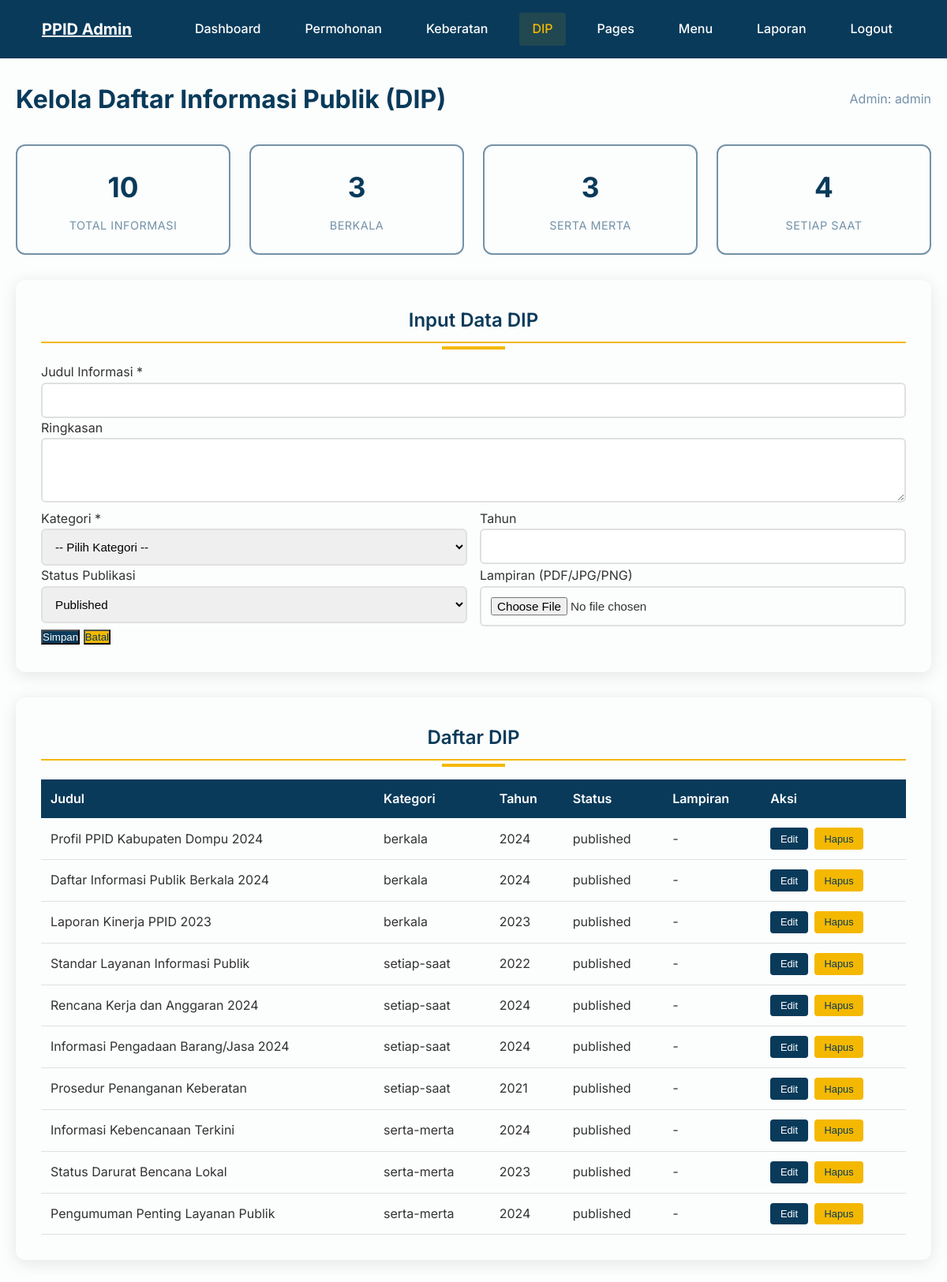
Page /admin/dip/index.php (signed in) on the committed database.
### tables this page shows
CREATE TABLE `daftar_informasi_publik` (
  `id` int(11) NOT NULL,
  `judul` varchar(255) NOT NULL,
  `ringkasan` text DEFAULT NULL,
  `kategori` enum('berkala','serta-merta','setiap-saat') NOT NULL,
  `tahun` year(4) DEFAULT NULL,
  `file_id` int(11) DEFAULT NULL,
  `status_publikasi` enum('draft','published') DEFAULT 'published',
  `created_at` timestamp NOT NULL DEFAULT current_timestamp(),
  `created_by` int(11) DEFAULT NULL,
  `updated_at` timestamp NULL DEFAULT NULL ON UPDATE current_timestamp()
);

### admin/dip/index.php (the view, shortened to what this page needs)
<?php
require_once '../../includes/config.php';
$page = isset($_GET['page']) ? (int)$_GET['page'] : 1;
$limit = 10;
$offset = ($page - 1) * $limit;
$stats = [
    'total' => 0,
    'berkala' => 0,
    'serta-merta' => 0,
    'setiap-saat' => 0
];
$stmt = $conn->prepare("SELECT kategori, COUNT(*) as count FROM daftar_informasi_publik GROUP BY kategori");
$stmt->execute();
$res = $stmt->get_result();
while ($row = $res->fetch_assoc()) {
    $stats[$row['kategori']] = (int)$row['count'];
    $stats['total'] += (int)$row['count'];
}
$stmt = $conn->prepare("
    SELECT dip.*, f.nama_file, f.path
    FROM daftar_informasi_publik dip
    LEFT JOIN files f ON dip.file_id = f.id
    ORDER BY dip.created_at DESC
    LIMIT ? OFFSET ?
");
$stmt->bind_param("ii", $limit, $offset);
$stmt->execute();
$dipList = $stmt->get_result()->fetch_all(MYSQLI_ASSOC);
?>
<!DOCTYPE html>
<html lang="id">
<head>
    <link rel="stylesheet" href="../../css/style.css">
</head>
<body class="admin-body admin-dip">
   <header class="header" id="header">
        <div class="container">
            <div class="header-content">
                <div class="logo">
                    <h2><a href="../dashboard.php" style="color: #FCFDFD;">PPID Admin</a></h2>
                </div>
                <nav class="nav-menu">
                    <ul class="nav-list">
                        <li class="nav-item"><a href="../dashboard.php" class="nav-link">Dashboard</a></li>
                        <li class="nav-item"><a href="../permohonan/index.php" class="nav-link">Permohonan</a></li>
                        <li class="nav-item"><a href="../keberatan/index.php" class="nav-link">Keberatan</a></li>
                        <li class="nav-item"><a href="index.php" class="nav-link active">DIP</a></li>
                        <li class="nav-item"><a href="../pages/index.php" class="nav-link">Pages</a></li>
                        <li class="nav-item"><a href="../menus/index.php" class="nav-link">Menu</a></li>
                        <li class="nav-item"><a href="../laporan.php" class="nav-link">Laporan</a></li>
                        <li class="nav-item"><a href="../logout.php" class="nav-link">Logout</a></li>
                    </ul>
                </nav>
            </div>
        </div>
    </header>
    <main class="admin-page">
        <div class="page-header">
            <h1 class="page-title">Kelola Daftar Informasi Publik (DIP)</h1>
            <div class="admin-info">
                <span>Admin: <?php echo htmlspecialchars($_SESSION['admin_username']); ?></span>
            </div>
        </div>
        <div class="stats-grid">
            <div class="stat-card">
                <div class="stat-number"><?php echo $stats['total']; ?></div>
                <div class="stat-label">Total Informasi</div>
            </div>
            <div class="stat-card">
                <div class="stat-number"><?php echo $stats['berkala']; ?></div>
                <div class="stat-label">Berkala</div>
            </div>
            <div class="stat-card">
                <div class="stat-number"><?php echo $stats['serta-merta']; ?></div>
                <div class="stat-label">Serta Merta</div>
            </div>
            <div class="stat-card">
                <div class="stat-number"><?php echo $stats['setiap-saat']; ?></div>
                <div class="stat-label">Setiap Saat</div>
            </div>
        </div>
        <div class="section-card">
            <h2 class="section-title">Input Data DIP</h2>
            <form method="POST" action="save.php" enctype="multipart/form-data" id="dipForm">
                <div class="form-group">
                    <label for="judul">Judul Informasi *</label>
                    <input type="text" id="judul" name="judul" class="form-control" required>
                </div>
                <div class="form-group">
                    <label for="ringkasan">Ringkasan</label>
                    <textarea id="ringkasan" name="ringkasan" class="form-control" rows="3"></textarea>
                </div>
                <div class="form-row">
                    <div class="form-group">
                        <label for="kategori">Kategori *</label>
                        <select id="kategori" name="kategori" class="form-control" required>
                            <option value="">-- Pilih Kategori --</option>
                        </select>
                    </div>
                    <div class="form-group">
                        <label for="tahun">Tahun</label>
                        <input type="number" id="tahun" name="tahun" class="form-control" min="2000" max="2100">
                    </div>
                </div>
                <div class="form-row">
                    <div class="form-group">
                        <label for="status_publikasi">Status Publikasi</label>
                        <select id="status_publikasi" name="status_publikasi" class="form-control">
                            <option value="published">Published</option>
                        </select>
                    </div>
                    <div class="form-group">
                        <label for="lampiran">Lampiran (PDF/JPG/PNG)</label>
                        <input type="file" id="lampiran" name="lampiran" class="form-control" accept=".pdf,.jpg,.jpeg,.png">
                    </div>
                </div>
                <div class="form-actions">
                    <button type="submit" class="btn-primary">Simpan</button>
                    <button type="button" class="btn-secondary" id="dipResetBtn">Batal</button>
                </div>
            </form>
        </div>
        <div class="section-card">
            <h2 class="section-title">Daftar DIP</h2>
            <div class="table-container">
                <table class="stats-table">
                    <thead>
                        <tr>
                            <th>Judul</th>
                            <th>Kategori</th>
                            <th>Tahun</th>
                            <th>Status</th>
                            <th>Lampiran</th>
                            <th>Aksi</th>
                        </tr>
                    </thead>
                    <tbody>
                        <?php if (!empty($dipList)): ?>
                            <?php foreach ($dipList as $dip): ?>
                                <tr>
                                    <td><?php echo htmlspecialchars($dip['judul']); ?></td>
                                    <td><?php echo htmlspecialchars($dip['kategori']); ?></td>
                                    <td><?php echo htmlspecialchars($dip['tahun'] ?? '-'); ?></td>
                                    <td><?php echo htmlspecialchars($dip['status_publikasi']); ?></td>
                                    <td>
                                        <?php if (!empty($dip['path'])): ?>
                                            <a href="<?php echo htmlspecialchars(buildUrl($dip['path'])); ?>" target="_blank" rel="noopener noreferrer">Lihat</a>
                                        <?php else: ?>
                                            <em>-</em>
                                        <?php endif; ?>
                                    </td>
                                    <td>
                                        <div class="action-buttons">
                                            <button
                                                type="button"
                                                class="btn-small btn-detail js-edit-dip"
                                                data-id="<?php echo (int)$dip['id']; ?>"
                                                data-judul="<?php echo htmlspecialchars($dip['judul'], ENT_QUOTES, 'UTF-8'); ?>"
                                                data-ringkasan="<?php echo htmlspecialchars($dip['ringkasan'] ?? '', ENT_QUOTES, 'UTF-8'); ?>"
                                                data-kategori="<?php echo htmlspecialchars($dip['kategori'], ENT_QUOTES, 'UTF-8'); ?>"
                                                data-tahun="<?php echo htmlspecialchars($dip['tahun'] ?? '', ENT_QUOTES, 'UTF-8'); ?>"
                                                data-status="<?php echo htmlspecialchars($dip['status_publikasi'], ENT_QUOTES, 'UTF-8'); ?>"
                                                data-file-id="<?php echo htmlspecialchars($dip['file_id'] ?? '', ENT_QUOTES, 'UTF-8'); ?>"
                                                data-file-name="<?php echo htmlspecialchars($dip['nama_file'] ?? '', ENT_QUOTES, 'UTF-8'); ?>"
                                            >Edit</button>
                                            <form method="POST" action="save.php" onsubmit="return confirm('Hapus data ini?')">
                                                <button type="submit" class="btn-small btn-status">Hapus</button>
                                            </form>
                                        </div>
                                    </td>
                                </tr>
                            <?php endforeach; ?>
                        <?php else: ?>
                            <tr>
                                <td colspan="6" style="text-align:center; padding: 1.5rem;">Belum ada data DIP.</td>
                            </tr>
                        <?php endif; ?>
                    </tbody>
                </table>
            </div>
        </div>
    </main>
</body>
</html>

### rows in the picture
daftar_informasi_publik: judul "Profil PPID Kabupaten Dompu 2024", kategori "berkala", tahun "2024", status_publikasi "published"
daftar_informasi_publik: judul "Daftar Informasi Publik Berkala 2024", kategori "berkala", tahun "2024", status_publikasi "published"
daftar_informasi_publik: judul "Laporan Kinerja PPID 2023", kategori "berkala", tahun "2023", status_publikasi "published"
daftar_informasi_publik: judul "Standar Layanan Informasi Publik", kategori "setiap-saat", tahun "2022", status_publikasi "published"
daftar_informasi_publik: judul "Rencana Kerja dan Anggaran 2024", kategori "setiap-saat", tahun "2024", status_publikasi "published"
daftar_informasi_publik: judul "Informasi Pengadaan Barang/Jasa 2024", kategori "setiap-saat", tahun "2024", status_publikasi "published"
daftar_informasi_publik: judul "Prosedur Penanganan Keberatan", kategori "setiap-saat", tahun "2021", status_publikasi "published"
daftar_informasi_publik: judul "Informasi Kebencanaan Terkini", kategori "serta-merta", tahun "2024", status_publikasi "published"
daftar_informasi_publik: judul "Status Darurat Bencana Lokal", kategori "serta-merta", tahun "2023", status_publikasi "published"
daftar_informasi_publik: judul "Pengumuman Penting Layanan Publik", kategori "serta-merta", tahun "2024", status_publikasi "published"

### other values in the picture
$_SESSION['admin_username'] "admin"
$stats['total'] "10"
$stats['berkala'] "3"
$stats['serta-merta'] "3"
$stats['setiap-saat'] "4"
